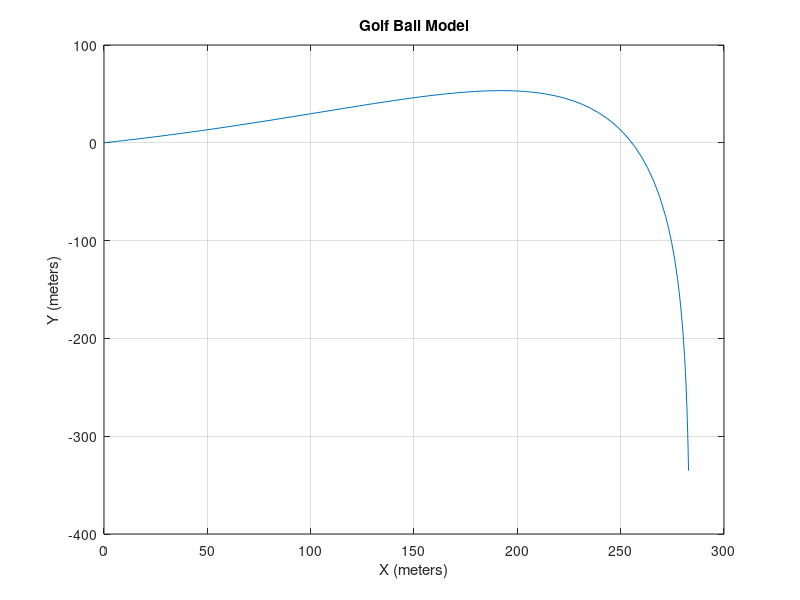

Here is the MATLAB script that generated this plot:
function Golfball
    disp('Starting calculations...');
    rpm=2500; % rpm
    convR=rpm * 0.10472; % radians per second
    setGlobalR(convR);
    launchAngle=13; % degrees
    ballSpeed=190; % mph
    vx=(ballSpeed*cosd(launchAngle)); 
    vy=(ballSpeed*sind(launchAngle)); 
    
    [t,x]=ode45(@flightg, [0,8.3], [0,vx,0,vy]); % launch angle and ball speed (in degrees and mph)
    plot(x(:,1),x(:,3)); 
    title('Golf Ball Model');
    xlabel('X (meters)');
    ylabel('Y (meters)');
    grid on
    hold on
end

function xprime=flightg(t,x)
    %Parameters
                     
    % Mass
    m=0.04593; 
    
    % Gravity 
    g=9.80;
    
    % Air density
    p=1.225;
    
    % Angular velocity and velocity
    setGlobalR(0.96*(getGlobalR/60));
    av = getGlobalR;
    %disp(av);
    
    vx=(x(2)/3660)*(1609.34);
    vy=(x(4)/3660)*(1609.34);
    %disp(vx);
    %disp(vy);
    
    % Drag
    C_d=.225;
    
    % Lift
    C_l=0.7*C_d;
    
    % Surface area
    A=.25*pi*(1.75/12)^2; 
    
    % Air resistance equation
    Fdx=((1/2)*C_d*p*A*vx^2);
    Fdy=((1/2)*C_d*p*A*vy^2);
    
    % Spin ratios
    Vrx=av*vx;
    Vry=av*vy;
        
    % Square root of sum of squares of velocity and angular velocity (magnus cross prod solution)
    Vrsqx=sqrt((av^2)+(vx^2));
    Vrsqy=sqrt((av^2)+(vy^2));
    
    % Magnus equation 
    % Fmx=((1/2)*C_l*p*A*((av + vx)/Vrsqx)); % this is point of error
    % Fmy=((1/2)*C_l*p*A*((av + vy)/Vrsqy)); 
    
    % Magnus equation (no error)
    Fmx=((1/2)*C_l*p*A*(Vrx/abs(Vrx)));  % this is always the same value because last term equals one
    Fmy=((1/2)*C_l*p*A*(Vry/abs(Vry))); 
    %disp(Fmx);
    %disp(Fmy);
    
    % Grid declare
    xprime=zeros(2,1);
    
    % X
    xprime(1)=x(2);
    xprime(2)=-(Fdx/m)+(Fmx/m);
    % Y
    xprime(3)=x(4);
    xprime(4)=-g-(Fdy/m)+(Fmy/m);
end

function setGlobalR(val)
    global rpm;
    rpm = val;
end

function r = getGlobalR
    global rpm;
    r = rpm;
end